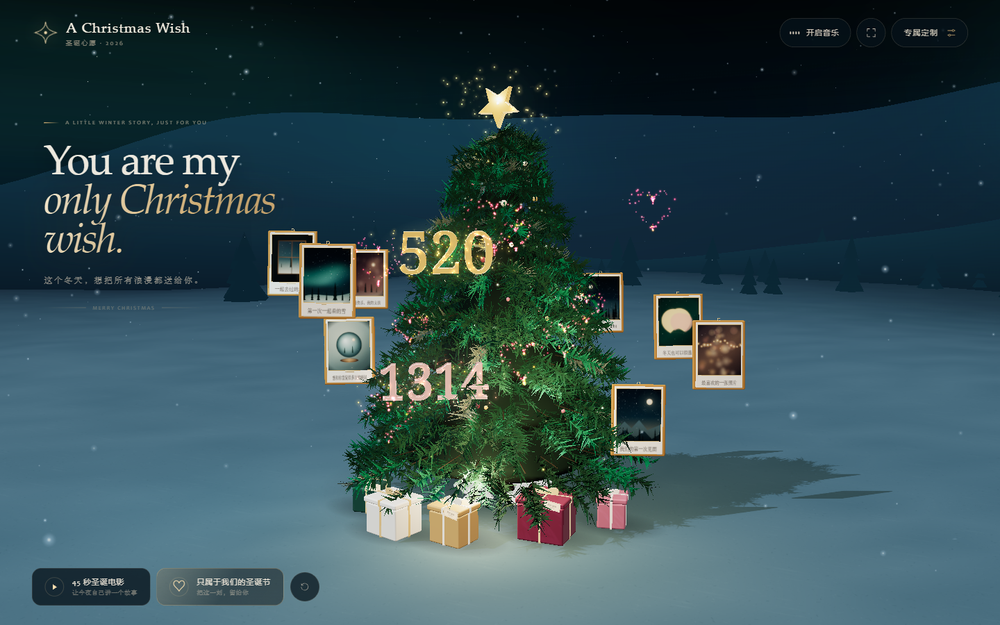
#> input picture qa/f0/screenshots/compatible-1440.png, 1000 x 625 px, shrunk from 1440 x 900 before the run, found by its file name
$ python f3-comparison.py
#> lines starting #> are read from the running program, lines starting #| are printed output that depends on the picture
from PIL import Image, ImageDraw, ImageFont
from pathlib import Path
root = Path('.')
f0 = Image.open(root/'qa/f0/screenshots/compatible-1440.png').convert('RGB')
#> f0 is the input picture: PIL image 1000x625 RGB; mean R, G, B 50.6, 76.1, 82.3
f3 = Image.open(root/'docs/F3/screenshots/01-front.png').convert('RGB')
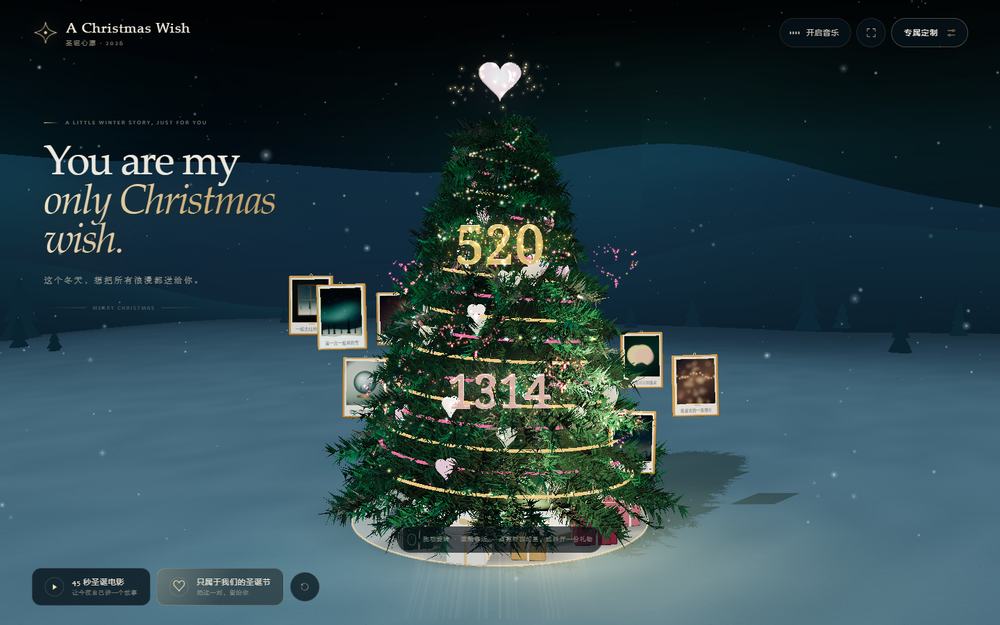
#> input picture docs/F3/screenshots/01-front.png, 1000 x 625 px, shrunk from 1440 x 900 before the run, found by its file name
#> f3 is the input picture: PIL image 1000x625 RGB; mean R, G, B 44.4, 67.5, 73.5
W, H = f0.size
#> W = 1000; H = 625
head = 74
out = Image.new('RGB', (W*2, H+head), '#071018')
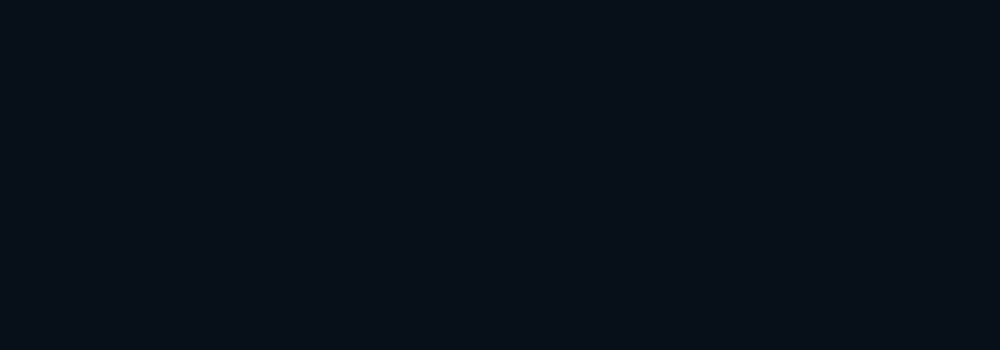
#> out: PIL image 2000x699 RGB (shown at 1/2 size); mean R, G, B 7, 16, 24
out.paste(f0, (0, head)); out.paste(f3, (W, head))
#> after `out.paste(f0, (0, head))`:
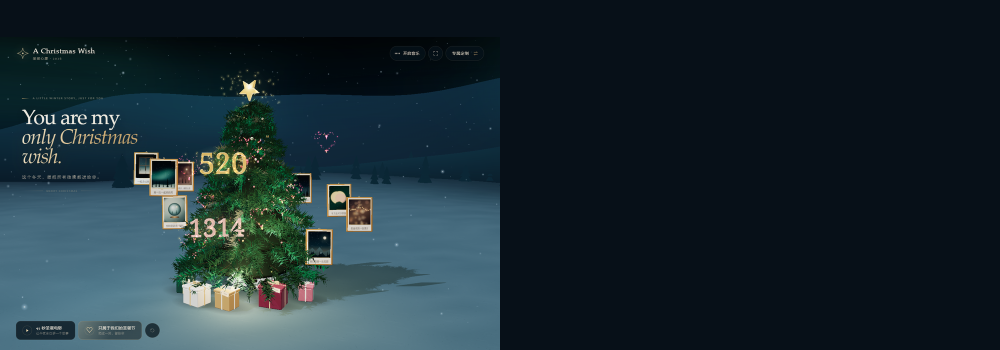
#> out: PIL image 2000x699 RGB (shown at 1/2 size); mean R, G, B 26.5, 42.9, 50.1
#> after `out.paste(f3, (W, head))`:
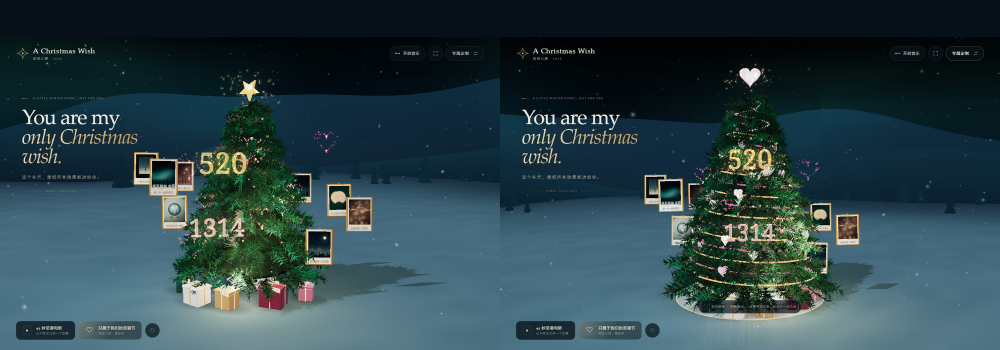
#> out: PIL image 2000x699 RGB (shown at 1/2 size); mean R, G, B 43.2, 65.9, 72.2
d = ImageDraw.Draw(out)
font_path = r'C:\Windows\Fonts\segoeui.ttf'
small_path = r'C:\Windows\Fonts\segoeuil.ttf'
try:
    title = ImageFont.truetype(font_path, 26)
    small = ImageFont.truetype(small_path, 16)
except Exception:
    title = ImageFont.load_default(); small = ImageFont.load_default()
d.text((28, 18), 'F0 · BEFORE  (8.0m / 7 layers / 220 lights / gold star)', fill='#c9d5d2', font=title)
d.text((W+28, 18), 'F3 · AFTER  (9.5m / 9 layers / 360 lights / crystal heart / double helix)', fill='#ffd58a', font=title)
d.text((28, H+head-25), 'Real Edge screenshots · 1440×900 · compatible pipeline · F0 commit c9e3d02', fill='#7d9998', font=small)
d.text((W+28, H+head-25), 'Real Edge screenshots · 1440×900 · compatible pipeline · F3 tree reconstruction', fill='#7d9998', font=small)
# thin divider
d.line([(W, 0), (W, H+head)], fill='#5b4630', width=2)
out.save(root/'docs/F3/screenshots/00-f0-vs-f3.png', optimize=True)
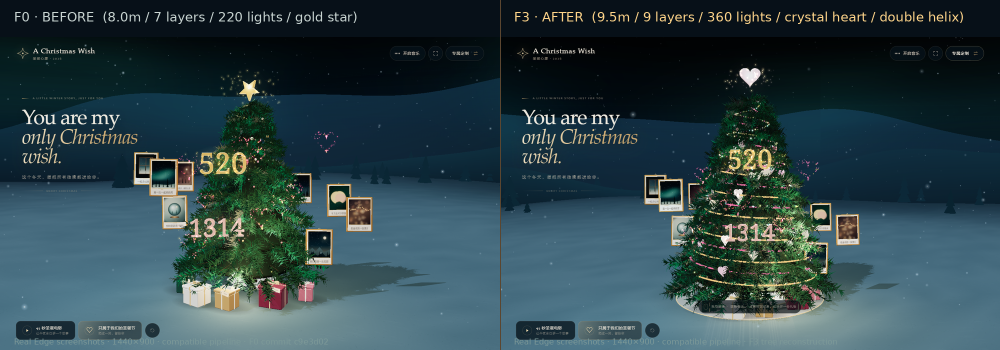
#> saved as 00-f0-vs-f3.png: PIL image 2000x699 RGB (shown at 1/2 size); mean R, G, B 44.6, 67, 73
print(out.size)
#| (2000, 699)
